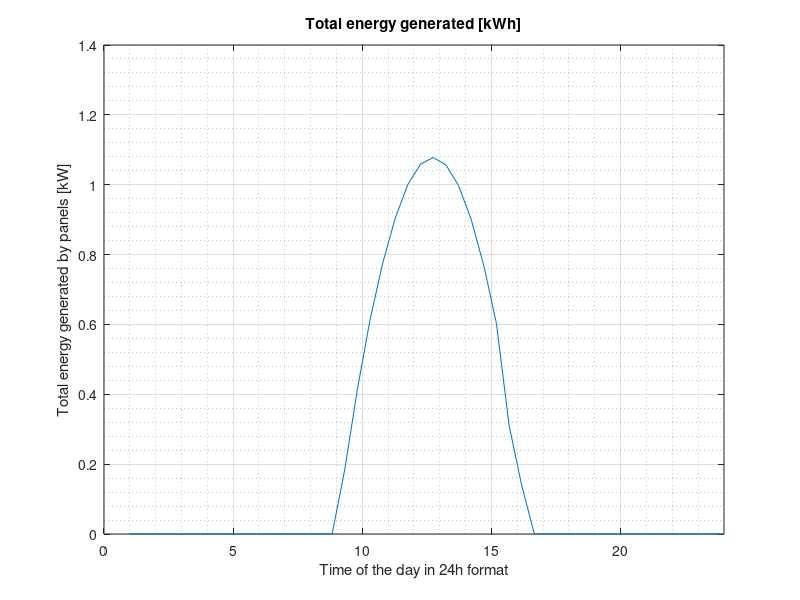

MATLAB code to generate this figure:
clear all
%===================
% Input date and choose condition
%==================
D = '30-Dec-2022';
condition='sunny';
% 'cloudy' or 'sunny'
[DayNumber,DayName] = weekday(D);

if DayNumber==0||1
 weekend = 1;
 weekday = 0;
 disp('Your day is a weekend') 
else
 weekend = 0;
 weekday = 1;
  disp('Your day is a weekday') 
end

% Convert '1-Jan-2021' to a MATLAB serial date number
d1 = datenum('1-Jan-2022');

% Convert D to a MATLAB serial date number
d2 = datenum(D);

% Calculate the difference in days
NumDays= abs(d2 - d1);



if (NumDays >= 1 && NumDays <= 59) || (NumDays>= 244 && NumDays<= 365)
    season = 'winter';
    disp('You chose a winter day!') 
elseif NumDays >= 60 && NumDays <= 243
    season = 'summer';
    disp('You chose a summer day!') 
else
    season = '';
    error('Invalid date. Please choose another day.');
end 


load WEATHER_FACTOR.mat
%=============================
% simulation parameters
%=============================

h_start = -12; % start of day
h_end = 12; % end of day
Tnom = 25; % nominal operating temperature
%=============================
% Solar panel parameters
%=============================
pollution = 0.94; % pollution factor
inverter_efficiency = 0.97; % inverter efficiency
I_o = 1365; % solar constant
theta_lat = 51; % latitude
theta_tilt = 23.44; % tilt angle
panel_number = 16; % number of panels
panel_area = 1.6; % panel area
panel_tilt = 30; % panel tilt angle
panel_azimuth = 180; % panel azimuth angle
panel_efficiency = 0.1527; % panel efficiency
house_idle = 0.04; % house idle power consumption
panel_capacity = panel_area * panel_efficiency * panel_number;

% Initialize variables
iterator = 1;
hour = zeros(1, 49);
omega_h = zeros(1, 49);
theta_z = zeros(1, 49);
altitude_angle = zeros(1, 49);
azimuth = zeros(1, 49);
 AM = 1.5;

iterator = 1;
for h = -12:0.5:+11.5
     % angles
     hour(iterator) = h + 12;
     omega_h(iterator) = 15*h; 
     delta = theta_tilt * sind((360/365)*(NumDays+284)); 
     theta_z(iterator) = (acosd(sind(theta_lat)*sind(delta) + cosd(theta_lat)*cosd(delta)*cosd(omega_h(iterator)))); 
   
    % azimuth
    cos_zenith = cosd(90 - altitude_angle(iterator));
    sin_zenith = sind(90 - altitude_angle(iterator));
    sin_azimuth = cosd(theta_lat)*sind(omega_h(iterator))/cos_zenith;
    cos_azimuth = (sind(theta_lat)*cos_zenith - cosd(theta_lat)*sind(delta))/cosd(delta);
    if sin_azimuth > 0
    azimuth(iterator) = acosd(cos_azimuth);
    else
    azimuth(iterator) = -acosd(cos_azimuth);
    end


    if strcmp(condition, 'sunny')
        if ismember(hour(iterator), [6:0.5:8, 15:0.5:17]) % summer months
            weather_factor = interp1(linspace(1, 24, 24), weather_factor_summer, linspace(1, 24, 48));
        else % winter months
            weather_factor = interp1(linspace(1, 24, 24), weather_factor_winter, linspace(1, 24, 48));
        end
    elseif strcmp(condition, 'cloudy')
        if ismember(hour(iterator), [6:0.5:8, 15:0.5:17]) % summer months
            weather_factor = interp1(linspace(1, 24, 24), weather_factor_summer_cloudy, linspace(1, 24, 48));
        else % winter months
            weather_factor = weather_factor_winter_cloudy;
        end
        weather_factor = kron(weather_factor, ones(2, 1)); % repeating the weather factor for two days
    end



    
     % irradiance/irradiation & power calculations
     I = 1.1 * I_o * 0.7^(AM^(0.678)) * weather_factor(iterator);
    if (cosd(theta_lat)*cosd(delta)*cosd(omega_h(iterator)) + sind(theta_lat)*sind(delta)) <= 0
        G(iterator) = 0;
    else 
        G(iterator) = 1365 * (cosd(theta_lat)*cosd(delta)*cosd(omega_h(iterator)) + sind(theta_lat)*sind(delta)) * weather_factor(iterator);
    end 
 
     if G(iterator) <= 0 
     total_energy_generated(iterator) = 0;
     total_energy_generated_kWh(iterator) = 0;
     total_solar_input_power(iterator) = 0;
     total_solar_output_power(iterator) = 0;
     else
     total_solar_input_power(iterator) = G(iterator) * panel_number * panel_area* pollution * 1;
     total_solar_output_power(iterator) = total_solar_input_power(iterator) *panel_efficiency;
     total_energy_generated(iterator) = total_solar_output_power(iterator) *inverter_efficiency; % Wh
     total_energy_generated_kWh(iterator) = total_energy_generated(iterator) / 1000 ;

 end
 iterator = iterator + 1;
end

hour=linspace(1,24,48);

figure 
plot(hour, total_energy_generated_kWh)
xlim([0 24])
grid on
grid minor
title('Total energy generated [kWh]')
xlabel('Time of the day in 24h format')
ylabel('Total energy generated by panels [kW]')
